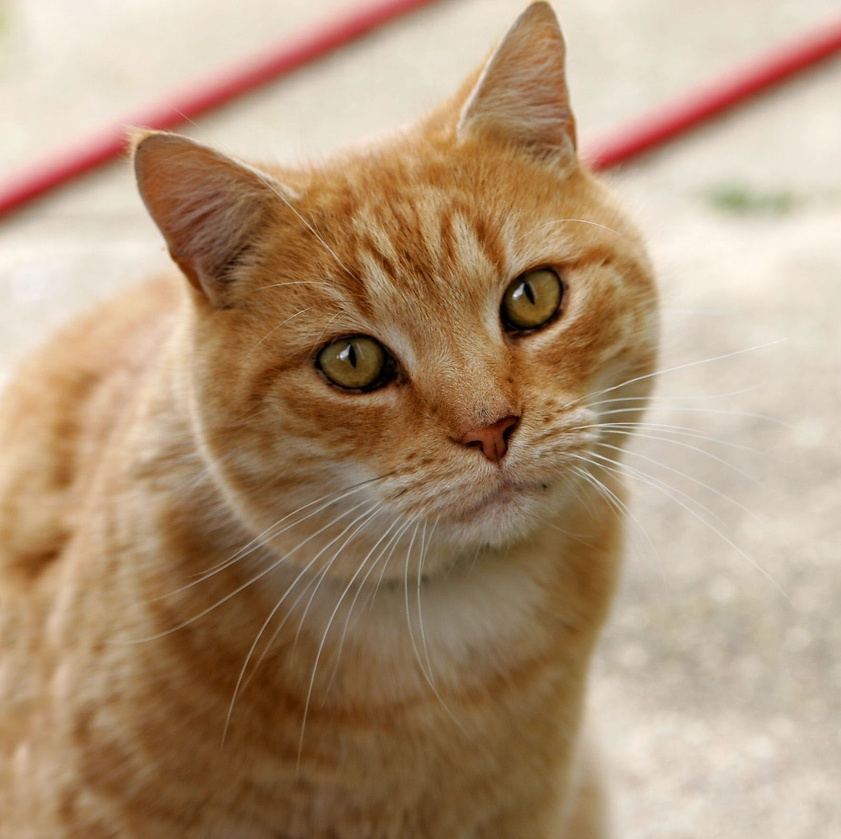
#> input picture Python 데이터 분석과 이미지 처리/Cat03.jpg, 841 x 839 px, shrunk from 1600 x 1598 before the run
$ python 'Opencv 임계점처리-적응임계점.py'
#> lines starting #> are read from the running program, lines starting #| are printed output that depends on the picture; after the words box and inside, x2 and y2 are one past the last pixel; in counts of white or black regions, pixels touching at a corner belong together
import cv2 as cv

image=cv.imread('Cat03.jpg', cv.IMREAD_GRAYSCALE)
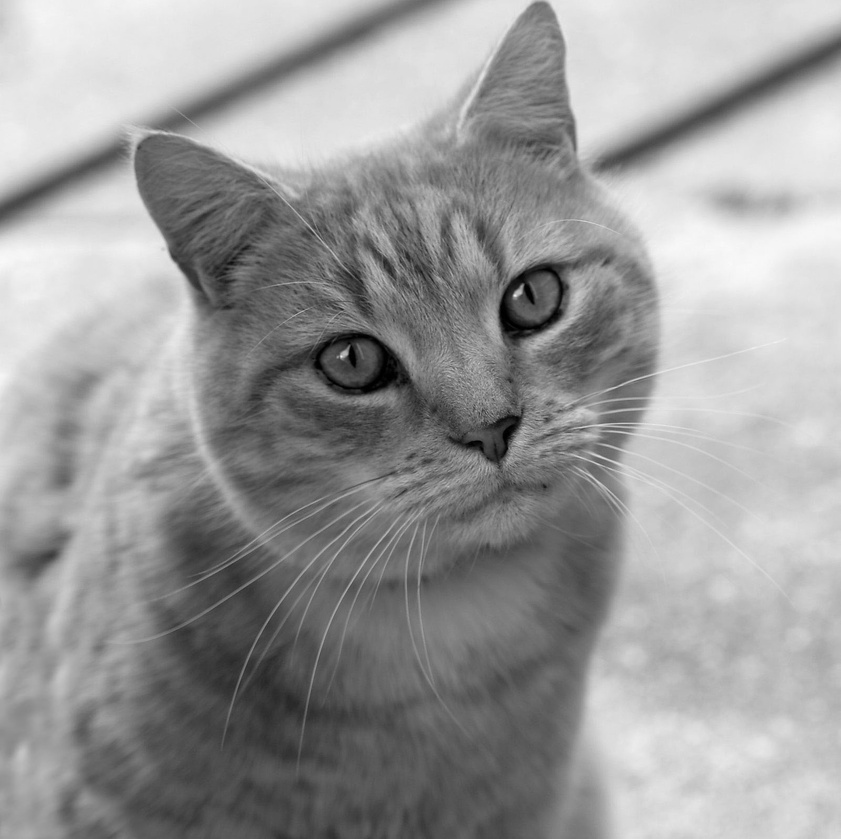
#> image: shape (839, 841); min 0, max 249, mean 153.7

thres1=cv.adaptiveThreshold(image, 255, cv.ADAPTIVE_THRESH_MEAN_C, cv.THRESH_BINARY, 21, 3)
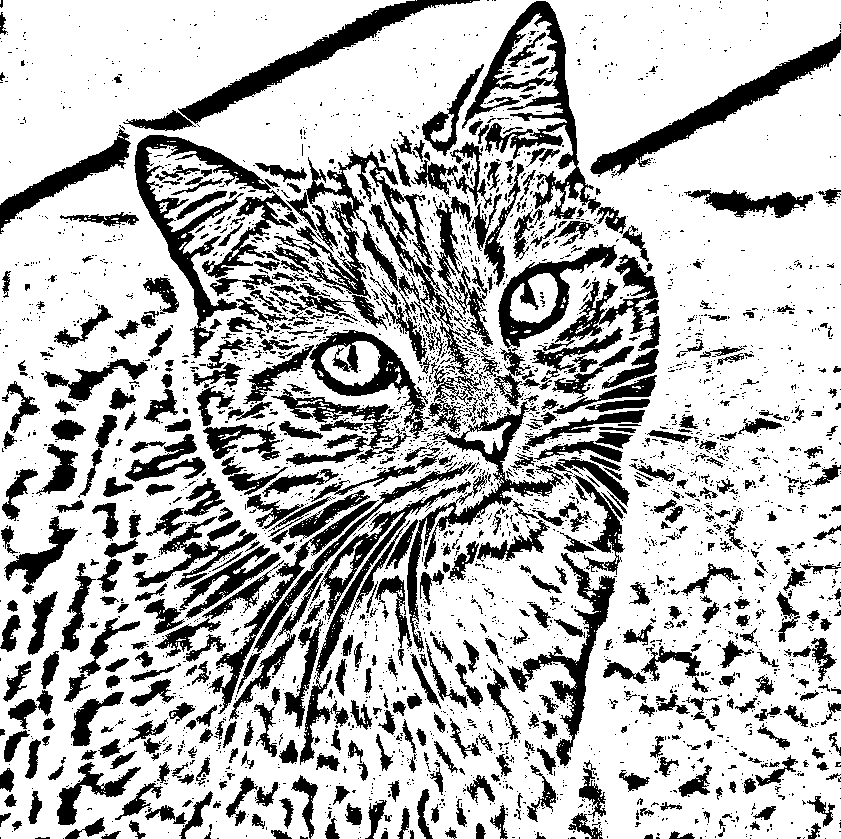
#> thres1: shape (839, 841); 73.1% white; 3529 black regions (2926 under 20 px), largest, box (x1, y1, x2, y2) and area: (274, 149, 483, 433) 9654, (134, 135, 294, 358) 7407, (462, 1, 601, 219) 6686
thres2=cv.adaptiveThreshold(image, 255, cv.ADAPTIVE_THRESH_GAUSSIAN_C, cv.THRESH_BINARY, 21, 3)
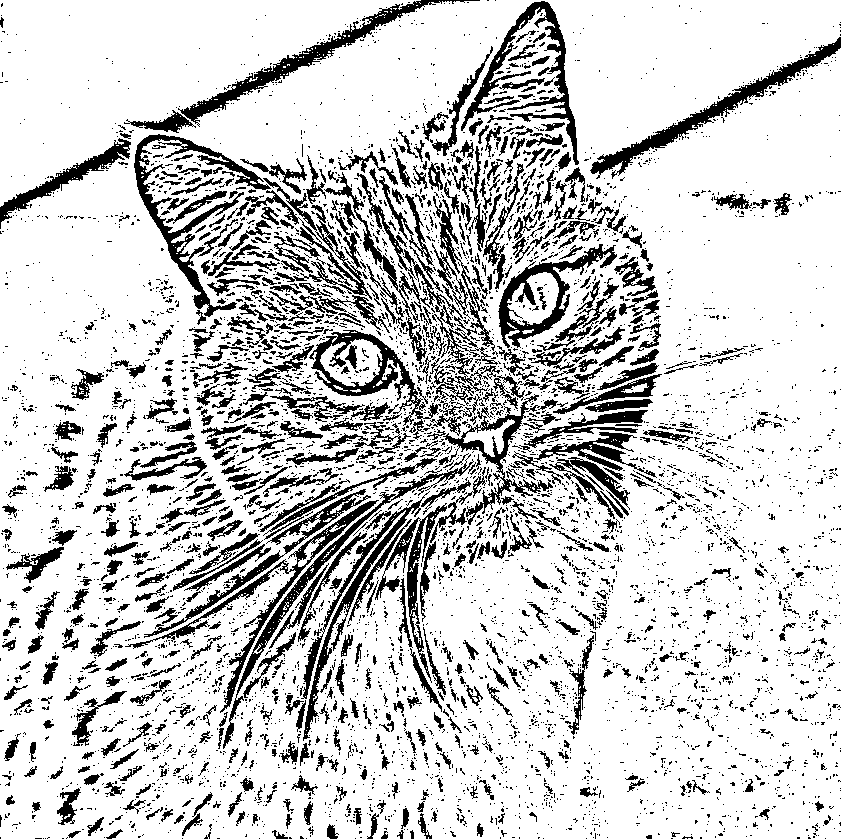
#> thres2: shape (839, 841); 80.8% white; 5768 black regions (4980 under 20 px), largest, box (x1, y1, x2, y2) and area: (134, 134, 271, 317) 3744, (590, 37, 841, 179) 3464, (178, 0, 480, 127) 3285

cv.imshow('Image', thres1)
cv.waitKey(0)

cv.imshow('image', thres2)
cv.waitKey(0)

$ run again, with Python 데이터 분석과 이미지 처리/bling.jpeg copied over Python 데이터 분석과 이미지 처리/Cat03.jpg
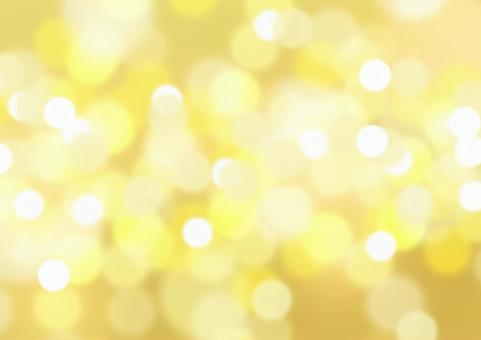
#> input picture Python 데이터 분석과 이미지 처리/bling.jpeg, 481 x 340 px
#> `thres1=cv.adaptiveThreshold(image, 255, cv.ADAPTIVE_THRESH_MEAN_C, cv...`:
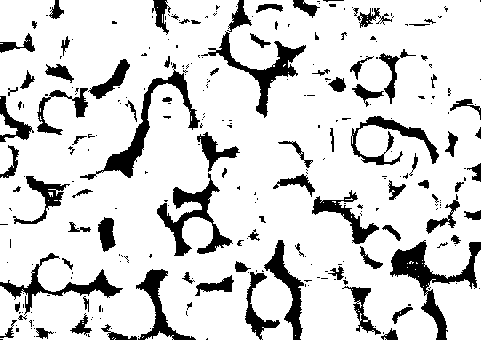
#> thres1: shape (340, 481); 83.8% white; 285 black regions (189 under 20 px), largest, box (x1, y1, x2, y2) and area: (390, 240, 481, 340) 2245, (80, 63, 200, 180) 1869, (157, 173, 233, 256) 1801
#> `thres2=cv.adaptiveThreshold(image, 255, cv.ADAPTIVE_THRESH_GAUSSIAN_C,..`:
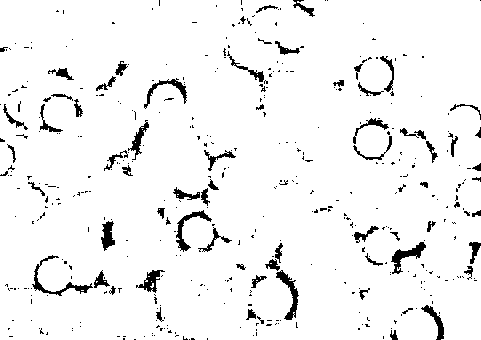
#> thres2: shape (340, 481); 94.8% white; 429 black regions (358 under 20 px), largest, box (x1, y1, x2, y2) and area: (32, 255, 93, 296) 377, (391, 242, 426, 274) 360, (276, 270, 299, 320) 360
